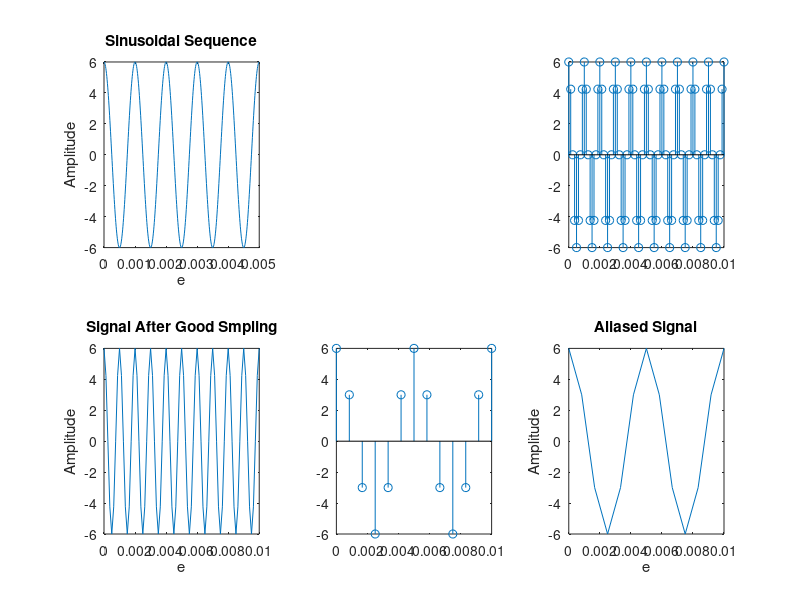

This chart was generated by the following MATLAB code:
%Without Sampling:-
t=0:0.00001:0.005;
y=6*cos(2*pi*1000*t);
subplot(2,3,1);
plot(t, y);
ylabel('Amplitude');
xlabel('e');
title('Sinusoidal Sequence');

%after Sampling:-
fs=8000;
T=1/fs;
t=0:T:0.01;
y=6*cos(2*pi*1000*t);
subplot(2,3,3);
stem(t, y);
subplot(2,3,4);
plot(t,y);
ylabel('Amplitude');
xlabel('e');
title('Signal After Good Smpling');

%aliasing Sampling:-
fs=1200;
T=1/fs;
t=0:T:0.01;
y=6*cos(2*pi*1000*t);
subplot(2,3,5);
stem(t, y);
subplot(2,3,6);
plot(t,y);
ylabel('Amplitude');
xlabel('e');
title('Aliased Signal');

